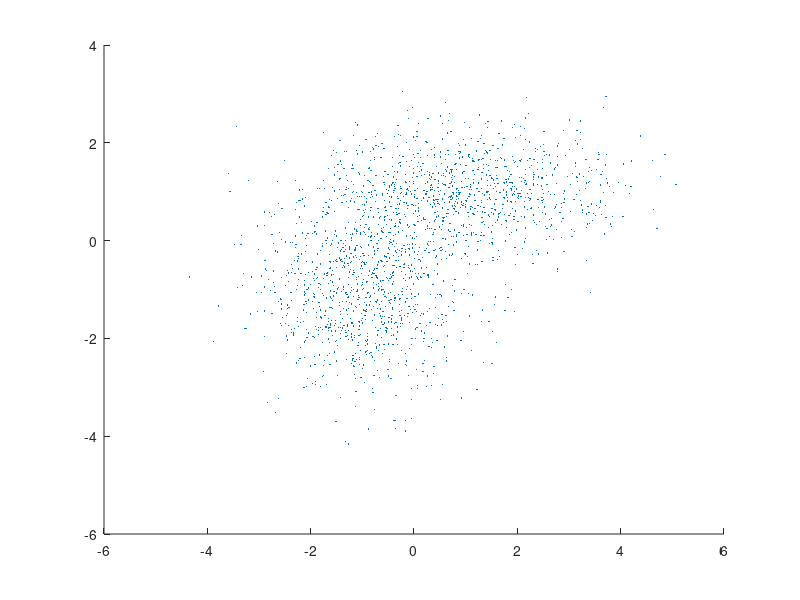

Write MATLAB code to recreate this figure. (Note: this script raises an error after producing the figure.)
% MU1 = [1 2];
MU1 = [1 1];
SIGMA1 = [2 0; 0 .5];
% MU2 = [-3 -5];
MU2 = [-1 -1];
SIGMA2 = [1 0; 0 1];
X = [mvnrnd(MU1,SIGMA1,1000);mvnrnd(MU2,SIGMA2,1000)];

scatter(X(:,1),X(:,2),10,'.')
hold on
options = statset('Display','final');
obj = gmdistribution.fit(X,2,'Options',options);
h = ezcontour(@(x,y)pdf(obj,[x y]),[-8 6],[-8 6]);
hold off
